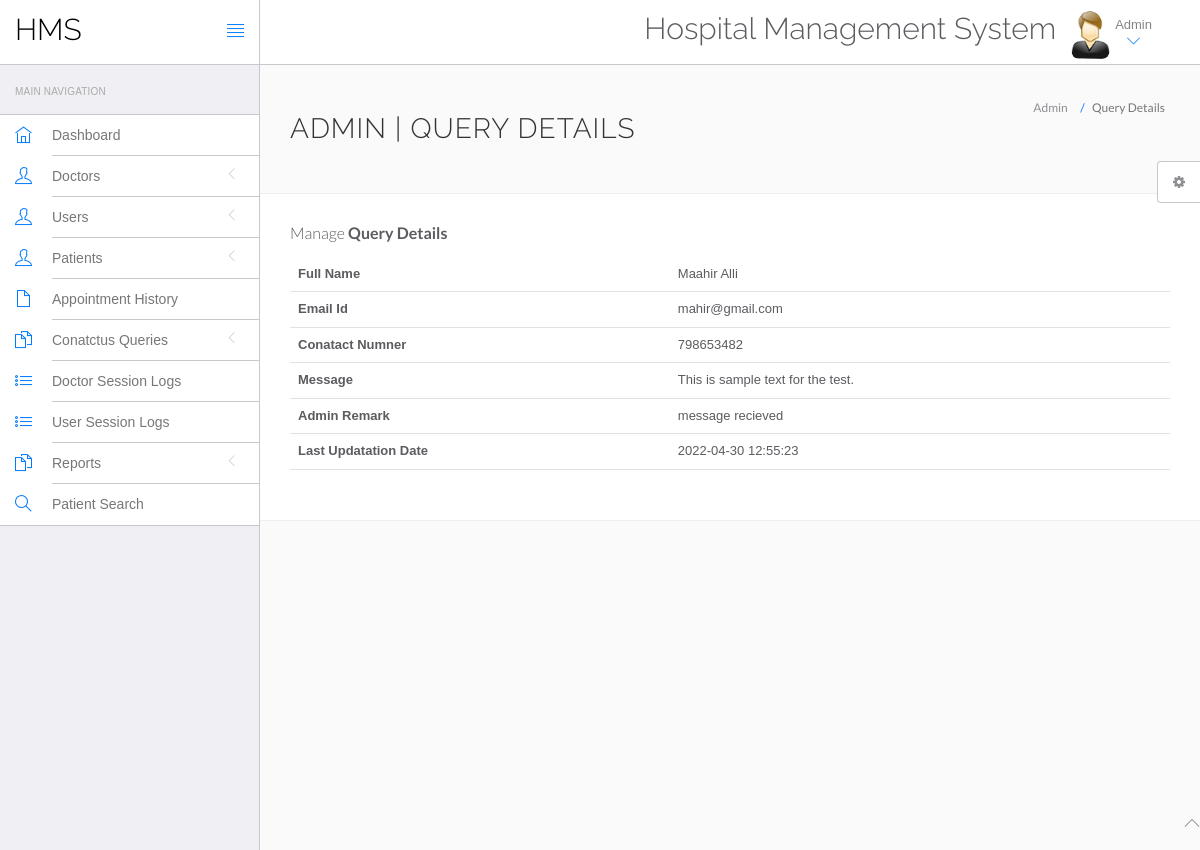
/hospital/hms/admin/query-details.php?id=1 (signed in), run on the app's committed database.
### tables this page shows
CREATE TABLE `tblcontactus` (
  `id` int(11) NOT NULL,
  `fullname` varchar(255) DEFAULT NULL,
  `email` varchar(255) DEFAULT NULL,
  `contactno` bigint(12) DEFAULT NULL,
  `message` mediumtext DEFAULT NULL,
  `PostingDate` timestamp NULL DEFAULT current_timestamp(),
  `AdminRemark` mediumtext DEFAULT NULL,
  `LastupdationDate` timestamp NULL DEFAULT NULL ON UPDATE current_timestamp(),
  `IsRead` int(11) DEFAULT NULL
);

### hospital/hms/admin/query-details.php (the view, shortened to what this page needs)
<?php
include('include/config.php');
?>
<!DOCTYPE html>
<html lang="en">
	<head>
		<link rel="stylesheet" href="vendor/bootstrap/css/bootstrap.min.css">
		<link rel="stylesheet" href="vendor/fontawesome/css/font-awesome.min.css">
		<link rel="stylesheet" href="vendor/themify-icons/themify-icons.min.css">
		<link href="vendor/animate.css/animate.min.css" rel="stylesheet" media="screen">
		<link href="vendor/perfect-scrollbar/perfect-scrollbar.min.css" rel="stylesheet" media="screen">
		<link href="vendor/switchery/switchery.min.css" rel="stylesheet" media="screen">
		<link href="vendor/bootstrap-touchspin/jquery.bootstrap-touchspin.min.css" rel="stylesheet" media="screen">
		<link href="vendor/select2/select2.min.css" rel="stylesheet" media="screen">
		<link href="vendor/bootstrap-datepicker/bootstrap-datepicker3.standalone.min.css" rel="stylesheet" media="screen">
		<link href="vendor/bootstrap-timepicker/bootstrap-timepicker.min.css" rel="stylesheet" media="screen">
		<link rel="stylesheet" href="assets/css/styles.css">
		<link rel="stylesheet" href="assets/css/plugins.css">
		<link rel="stylesheet" href="assets/css/themes/theme-1.css" id="skin_color" />
	</head>
	<body>
		<div id="app">
<?php include('include/sidebar.php');?>
			<div class="app-content">
						<?php include('include/header.php');?>
				<div class="main-content" >
					<div class="wrap-content container" id="container">
						<section id="page-title">
							<div class="row">
								<div class="col-sm-8">
									<h1 class="mainTitle">Admin | Query Details</h1>
																	</div>
								<ol class="breadcrumb">
									<li>
										<span>Admin</span>
									</li>
									<li class="active">
										<span>Query Details</span>
									</li>
								</ol>
							</div>
						</section>
						<div class="container-fluid container-fullw bg-white">
									<div class="row">
								<div class="col-md-12">
									<h5 class="over-title margin-bottom-15">Manage <span class="text-bold">Query Details</span></h5>
									<table class="table table-hover" id="sample-table-1">
										<tbody>
<?php
$qid=intval($_GET['id']);
$sql=mysqli_query($con,"select * from tblcontactus where id='$qid'");
while($row=mysqli_fetch_array($sql))
{
?>
											<tr>
												<th>Full Name</th>
												<td><?php echo $row['fullname'];?></td>
											</tr>
											<tr>
												<th>Email Id</th>
												<td><?php echo $row['email'];?></td>
											</tr>
											<tr>
												<th>Conatact Numner</th>
												<td><?php echo $row['contactno'];?></td>
											</tr>
											<tr>
												<th>Message</th>
												<td><?php echo $row['message'];?></td>
												</tr>
<?php if($row['AdminRemark']==""){?>
<form name="query" method="post">
	<tr>
												<th>Admin Remark</th>
												<td><textarea name="adminremark" class="form-control" required="true"></textarea></td>
												</tr>
												<tr>
													<td>&nbsp;</td>
													<td>
														<button type="submit" class="btn btn-primary pull-left" name="update">
		Update <i class="fa fa-arrow-circle-right"></i>
								</button>
													</td>
												</tr>
</form>
													<?php } else {?>
	<tr>
												<th>Admin Remark</th>
												<td><?php echo $row['AdminRemark'];?></td>
												</tr>
<tr>
												<th>Last Updatation Date</th>
												<td><?php echo $row['LastupdationDate'];?></td>
												</tr>
											<?php
											 }} ?>
										</tbody>
									</table>
								</div>
							</div>
								</div>
							</div>
						</div>
					</div>
				</div>
	<?php include('include/footer.php');?>
	<?php include('include/setting.php');?>
	</body>
</html>

### hospital/hms/admin/assets/css/themes/theme-1.css (style rules this page uses)
body { background: #FAFAFA; }

### data on the page
tblcontactus: fullname "Maahir Alli", email "mahir@gmail.com", contactno "798653482", message "This is sample text for the test.", AdminRemark "message recieved", LastupdationDate "2022-04-30 12:55:23"
